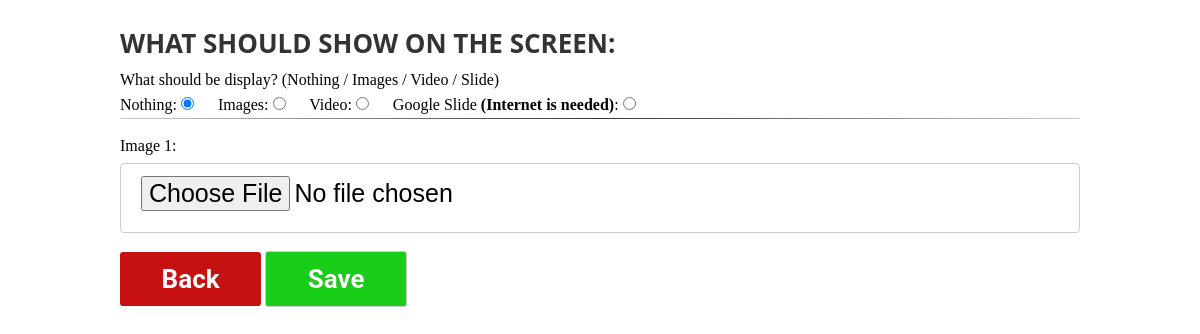
The page /images on the database its author committed.
### tables this page shows
CREATE TABLE images (url_1 text, url_2 text, google_slide_url text, video_url text, current_select text, slide_delay text);

### app.py (the view)
@app.route( '/images' )
def images():
    images = get_images()
    return render_template( 'images.html', images = images )

### help_functions.py (called while the page is built)
def get_images():
    try:
        conn = sqlite3.connect("database.db")
        c = conn.cursor()
        c.execute("""select * from images """)
        values = list(c.fetchone())
        the_key_values = ["url_1", "url_2", "google_slide_url","video_url","current_select","slide_delay"]
        result = dict(zip(the_key_values, values))
        return result
    except Exception as e:
        print(e)

### templates/images.html (shortened to what this page needs)
{% extends 'layout/layout.html' %}
{% block content %}
<div class="container_padding">
    <form action="/save/images" method="POST">
        <h1 class="title left">What should show on the screen:</h1>
        <span>What should be display? (Nothing / Images / Video / Slide)</span><br>
        <label for="slide_nothing">Nothing:</label>
        <input style="text-align:left; width: auto; height:auto; margin-right: 20px;" required id="slide_nothing" value="none"  {% if images['current_select'] == 'none'%}checked{% endif%} type="radio" name="slide" >
        <label for="slide_images">Images:</label>
        <input style="text-align:left; width: auto; height:auto;margin-right: 20px;" required id="slide_images" value="images"  {% if images['current_select'] == 'images'%}checked{% endif%}  type="radio" name="slide" >
        <label for="slide_video">Video:</label>
        <input style="text-align:left; width: auto; height:auto;margin-right: 20px;" required id="slide_video" value="video"  {% if images['current_select'] == 'video'%}checked{% endif%}  type="radio" name="slide" >
        <label for="slide_google_slide">Google Slide <span><b>(Internet is needed)</b></span>:</label>
        <input style="text-align:left; width: auto; height:auto;" required id="slide_google_slide" value="google_slide"  {% if images['current_select'] == 'google_slide'%}checked{% endif%}  type="radio" name="slide" >
        <br>
        <hr>
        <br>
        <label for="url_1">Image 1:</label>
        <input type="file" id="asr_iqamah"  required min="0" max="120" name="asr_iqamah" >
        <a class="back" href="/">Back</a>
        <input type="submit" class="save"  value="Save"><br><br><br>
    </form>
</div>
{% endblock %}

### static/css/styles.css (style rules this page uses)
* { margin: 0; padding: 0; border: 0; outline: 0; box-sizing: border-box; }
.title { text-align: center; font-family: 'Segoe UI', Tahoma, Geneva, Verdana, sans-serif; margin: 25px 0px 10px 0px; color:#333; text-transform: uppercase; font-size: 26px; }
.save { cursor: pointer; width: auto !important; height: auto !important; background-color: rgb(24, 206, 24); display:inline-block; color: white !important; padding:0.46em 1.6em; margin: 1% auto 1% auto; border-radius:0.12em; font-size: 26px; box-sizing: border-box; text-decoration:none; font-family:'Roboto',sans-serif; font-weight:700; color:#242424; text-shadow: 0 0.004em 0.004em rgba(0,0,0,0.35); transition: all 0.6s; }
.back { background-color: rgb(199, 17, 17); display:inline-block; color: white !important; padding:0.46em 1.6em; margin: 1% auto 1% auto; border-radius:0.12em; font-size: 26px; box-sizing: border-box; text-decoration:none; font-family:'Roboto',sans-serif; font-weight:700; color:#242424; text-shadow: 0 0.004em 0.004em rgba(0,0,0,0.35); transition: all 0.6s; }
.left { text-align: left !important; }
hr { border: 0; height: 1px;background: #333;background-image: linear-gradient(to right, #ccc, #333, #ccc); }
input { width: 100%; height:70px; padding: 12px 20px; margin: 8px 0; display: inline-block; border: 1px solid #ccc; border-radius: 4px; box-sizing: border-box; font-size: 25px; }
@media only screen and (min-width: 1000px) { .container_padding { padding-right: 10%; padding-left: 10%; margin-right: auto; margin-left: auto; } }

### rows shown on the page
images: current_select "☑ Nothing:", current_select "☐ Images:", current_select "☐ Video:", current_select "☐ Google Slide (Internet is need"
